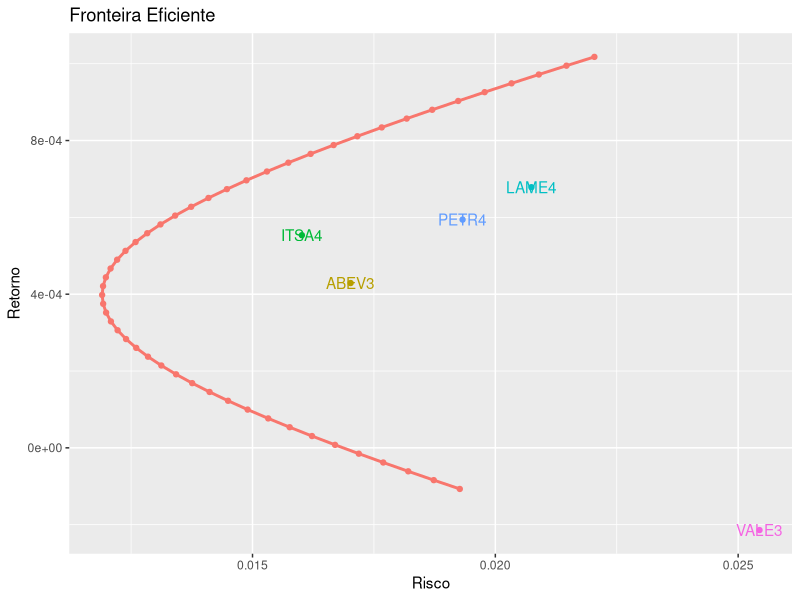

This chart was generated by the following R code:

# Simulando a variância de carteiros com n pesos iguais
# Ambiente----------------------------------------------------------------------
rm(list = ls())
library(ggplot2)
library(magrittr)
library(tseries)
#library(quantmod)

# Carregando dados--------------------------------------------------------------
dados <- read.csv2('dados/retornos-diarios.csv')

ativos <- c("ABEV3", "ITSA4", "VALE3", "LAME4", "PETR4")
carteira  <- dados[, ativos]
carteira <- as.matrix(carteira)

# simbolos <- c("OIBR3.SA", "ABEV3.SA", " ITSA4.SA", " AZUL4.SA", " LAME4.SA",
#               "PETR3.SA")
# # Data inicio e fim
# startdate <-  Sys.Date() - 730
# enddate <- Sys.Date()
# 
# # Fazendo download
# env_simb <- new.env()
# getSymbols(Symbols = simbolos, env = env_simb, src = 'yahoo',
#            from = startdate, to = enddate)


# Processando dados-------------------------------------------------------------

retornos_esperados <- apply(carteira, MARGIN = 2, mean)
riscos <- apply(carteira, MARGIN = 2, sd)

ativos <- data.frame(
  acao = names(retornos_esperados),
  risco = riscos,
  retorno = retornos_esperados
)

retorno_min <- 0.5*min(retornos_esperados)
retorno_max <- 1.5*max(retornos_esperados)

retornos_seq <- seq(retorno_min, retorno_max, length.out = 50)

# Funções-----------------------------------------------------------------------

carteira_otima <- function(ativos, retorno_esperado, shorts = FALSE){
  
  s <- tseries::portfolio.optim(
    x = ativos,
    pm = retorno_esperado,
    shorts = shorts
  )
  
  res <- list(
    pesos = s[['pw']],
    retorno = s[['pm']],
    risco = s[['ps']]
  )
  
  return(res)
}


get_retorno <- function(res){
  
  sapply(res, `[[`, i = 'retorno')
}

get_risco <- function(res){
  
  sapply(res, `[[`, i = 'risco')
}


# Gráficos----------------------------------------------------------------------

fronteira <- lapply(
  X = retornos_seq,
  FUN = carteira_otima,
  ativos = carteira,
  shorts = TRUE
)

dados_plot <- data.frame(
  retorno = get_retorno(fronteira),
  risco = get_risco(fronteira)
)

dados_plot %>% 
  ggplot(aes(x = retorno, y = risco, color = '#E7B800'))+
  geom_point()+
  geom_line(size = 1)+
  geom_point(data = ativos, aes(x = retorno, y = risco, color = acao))+
  geom_text(data = ativos, aes(x = retorno, y = risco, label = acao, color = acao))+
  coord_flip()+
  labs(
    x = 'Retorno',
    y = 'Risco',
    title = 'Fronteira Eficiente',
    color = ''
  )+
  theme(legend.position = 'none')
